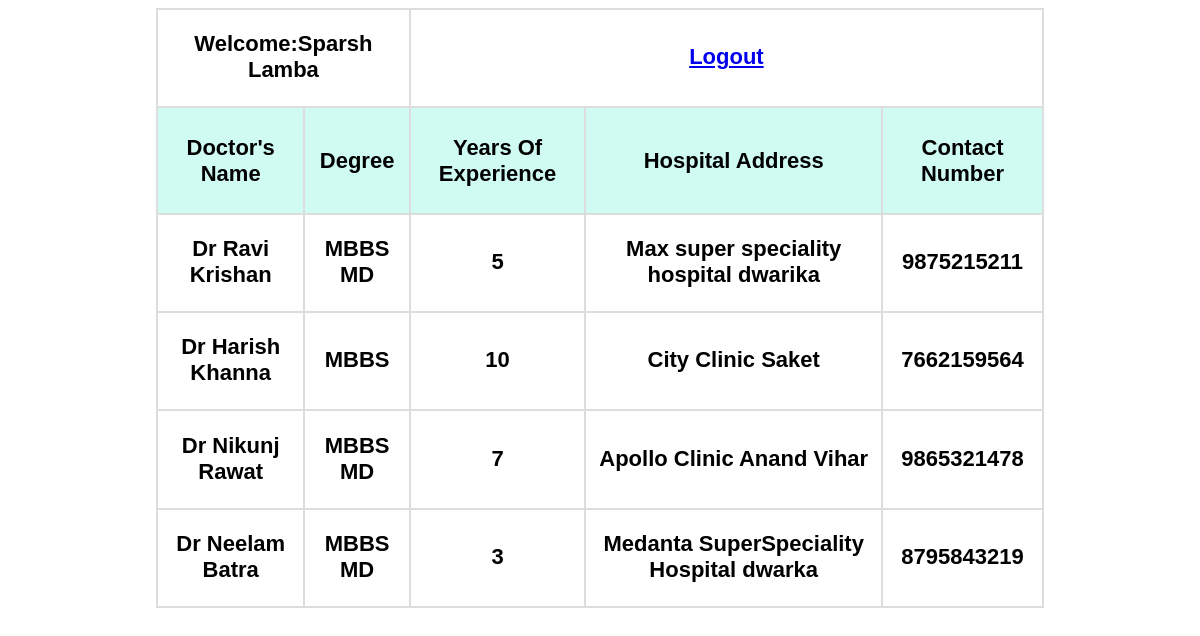
Screenshot of /viewdoc.php?cid=1 (signed in) with the database file from the repository.
### tables this page shows
CREATE TABLE `doctors` (
  `ID` int(200) NOT NULL,
  `SNo` int(200) NOT NULL,
  `Name` varchar(500) NOT NULL,
  `DocEducation` varchar(500) NOT NULL,
  `YearsofExperience` text NOT NULL,
  `HospitalAddr` varchar(700) NOT NULL,
  `ContactNumber` text NOT NULL,
  `Date` date NOT NULL
);

### viewdoc.php (the view, shortened to what this page needs)
<?php
if(isset($_SESSION['login_user']))
{
 $con=mysqli_connect("localhost","root","","mentalhealthsystem");
 $id=$_GET['cid'];
 $cat_query="Select * from doctors where SNo='$id'";
 $result=mysqli_query($con,$cat_query);
 ?>
 <!DOCTYPE html>
 <html>
 <head>
 </head>
 <body>
  <form method="post" enctype="multipart/form-data">
    <table id="customers" border="2" cellpadding="5" cellspacing="4" align="center" height="600px" width="800px">
      <tr>
        <td colspan ="2">Welcome:<?php echo $_SESSION['login_user'];?></td>
        <td colspan="3" align="center"> <a href="index.html">Logout</a>
       </td>
      </tr>
     <tr>
        <th>Doctor's Name</th>
        <th>Degree</th>
        <th>Years Of Experience</th>
        <th>Hospital Address</th>
        <th>Contact Number</th>
      </tr>
        <?php
        if(mysqli_num_rows($result) > 0)
        {
          while($row=mysqli_fetch_array($result))
          {
        ?>
        <tr>
          <td> <?php echo $row["Name"]; ?> </td>
          <td> <?php echo $row["DocEducation"]; ?> </td>
          <td> <?php echo $row["YearsofExperience"]; ?> </td>
          <td> <?php echo $row["HospitalAddr"]; ?> </td>
          <td> <?php echo $row["ContactNumber"]; ?> </td>
        </tr>
      <?php
            }
          }
      ?>
  </table>
 </form>
 </body>
 </html>
 <?php
}
 else
 {
 header('location:userlogin.html');
 }?>

### viewdoc.php (style rules this page uses)
body { background-image: url("https://images.unsplash.com/photo-1500382017468-9049fed747ef?ixlib=rb-1.2.1&ixid=eyJhcHBfaWQiOjU3Nzg0fQ&w=1920"); background-size:cover; }
#customers { font-family: "Trebuchet MS", Arial, Helvetica, sans-serif; border-collapse: collapse; width: 75%; }
#customers td, #customers th { border: 2px solid #ddd; padding: 8px; padding-bottom: 10px; font-weight: bold; font-size: 22px; text-align:center; }
#customers th { padding-top: 12px; padding-bottom: 12px; text-align:center; background-color:#CFFBF2; color: black; }

### rows the page displays
doctors: Name "Dr Ravi Krishan", DocEducation "MBBS MD", YearsofExperience "5", HospitalAddr "Max super speciality hospital dwarika", ContactNumber "9875215211"
doctors: Name "Dr Harish Khanna", DocEducation "MBBS", YearsofExperience "10", HospitalAddr "City Clinic Saket", ContactNumber "7662159564"
doctors: Name "Dr Nikunj Rawat", DocEducation "MBBS MD", YearsofExperience "7", HospitalAddr "Apollo Clinic Anand Vihar", ContactNumber "9865321478"
doctors: Name "Dr Neelam Batra", DocEducation "MBBS MD", YearsofExperience "3", HospitalAddr "Medanta SuperSpeciality Hospital dwarka", ContactNumber "8795843219"

### other values shown
$_SESSION['login_user'] "Sparsh Lamba"
